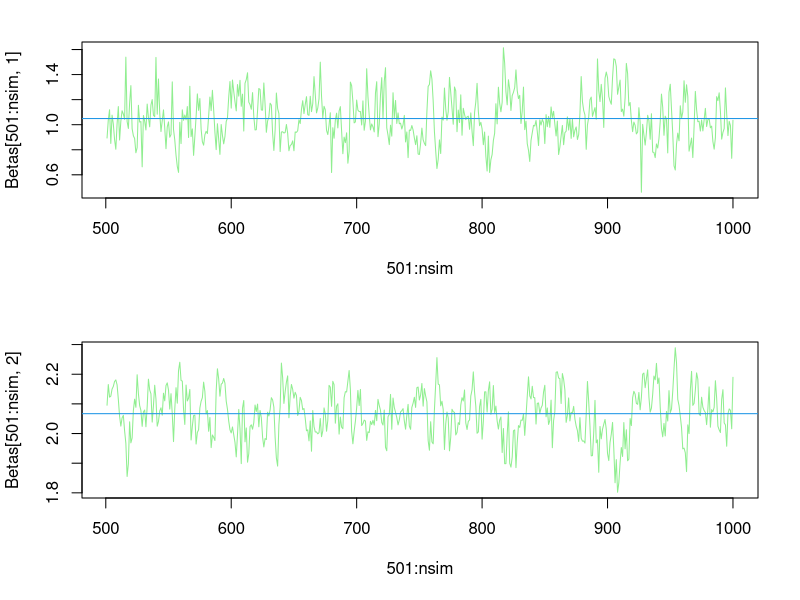

Write R code to recreate this figure.
# Random Slope Gibbs.r 
# Random Slope Time for UNBALANCED Longitudinal design
# Uses Sparse Matrix (SPAM) Routines to invert random effect covariance
# March 30, 2010
##################################

# Required Packages
library(mvtnorm)
library(lme4)
library(MCMCpack) # Iwish for udpating Sigma.b
library(spam)

###################
# GENERATE DATA  #
###################

set.seed(033010)

n<-100					# sample size
nis<-sample(1:10,n,replace=T) 	# number obs per subject 
id<-rep(1:n,nis)
N<-length(id)
k<-2						# Number of parms (including intercept)

############################################
# Covariate = Time of visit (1 to 40 days) #
############################################
t<-rep(0,N)
for (i in 1:n) t[id==i]<-sort(sample(1:40,nis[i]))
X<-cbind(rep(1,N),t)

##############
# Parameters #
##############
beta<-c(1,2.25)				# Fixed effects
sigma2<-2					# within-subj error variance
Sigma.b<-matrix(c(2,1,1,2),2,2)	# random effect cov

#############
# Random Fx #
#############
b<-rmvnorm(n,sigma=Sigma.b)		# Random effects
b1<-rep(b[,1],nis)			# Concatenate to length N
b2<-rep(b[,2],nis)

############
# Response #
############
y<-X%*%beta+b1+b2*X[,2]+rnorm(N,0,sqrt(sigma2)) 

fit<-lmer(y~X-1+(t|id))  		# RMLE Fit

###########
# Priors  #
###########
beta0<-rep(0,k)			# Prior Mean for beta
prec0<-diag(.01,k)		# Prior Precision Matrix of beta (vague), independent
d0<-g0<-.001			    # Hyperpriors for tau
nu0<-3				        # DF for Wishart prior on Sigma.b
c0<-diag(2)			    # Scale matrix for IW Prior on Sigma.b

#########
# Inits #
#########
tau<-1				      # Error precision = 1/sigma2
b<-rep(0,2*n)			# Random effects (int and slope)
Taub<-diag(2)			# Random Effects Prec Matrix
beta<-rep(0,k)			# Posterior mean and var of beta
Z<-matrix(0,N,2*n)	# Random effect design used for updating b
for (i in 1:n) Z[id==i,(2*(i-1)+1):(2*i)]<-X[id==i,]

#################
# Store Results #
#################
nsim<-1000 
Betas<-matrix(0,nsim,k)	# Fixed Effects
taus<-rep(0,nsim)		# Error Precision Parms
Sigma.bs<-matrix(0,nsim,4)	# Random effect Cov

###############################
# Fixed Posterior Hyperparms 	#
#    for tau and taub		#
###############################
d<-d0+N/2
nu<-nu0+n				# NOTE: nu0 + n NOT n/2 as in gamma distbn

###################
# GIBBS SAMPLER	#
################### 
tmp<-proc.time()
for (i in 1:nsim) {
  # Update Beta 
  vbeta<-solve(prec0+tau*crossprod(X,X))
  bstar<-b-mean(b)			# Center b to reduce correlation with beta 
  # and improve mixing
  mbeta<-vbeta%*%(prec0%*%beta0 + tau*crossprod(X,y-Z%*%bstar))
  Betas[i,]<-beta<-c(rmvnorm(1,mbeta,vbeta))
  
  # Update b
  precb<-diag(n)%x%Taub+tau*crossprod(Z,Z)  # Posterior Precision
  mb<-tau*crossprod(Z,y-X%*%beta)           # Likelihood Contribution to Post. Mean
  b<- rmvnorm.canonical(1,mb,precb)[1,]     # Update without inverting 
  bmat<-matrix(b,ncol=2,byrow=T)  			     # Put in n x 2 matrix form for updating taub
  
  # Update tau
  zb<-Z%*%b		
  g<-g0+crossprod(y-X%*%beta-zb,y-X%*%beta-zb)/2
  taus[i]<-tau<-rgamma(1,d,g)
  
  # Update Taub 
  Sigma.b<-riwish(nu,c0+crossprod(bmat,bmat))
  Sigma.bs[i,]<-c(Sigma.b)  				# Store Sigma.b values
  Taub<-solve(Sigma.b)
  
  if (i%%50==0) print(i) 
} 
proc.time()-tmp
###########
# Results #
###########
mbeta<-apply(Betas[501:nsim,],2,mean)
msigma.e2<-mean(1/taus[510:nsim])
msigma.b2<-apply(Sigma.bs[501:nsim,],2,mean)
cat(c("REML Fit","\n"))
fit
cat(c("Posterior Mean of Beta = ",mbeta,"\n"))
cat(c("Posterior Mean of Sigma.e^2 = ",msigma.e2,"\n"))
cat(c("Posterior Mean of Sigma.b^2 = ",msigma.b2,"\n"))

par(mfrow=c(2,1), mar=c(5,4,2,2)+.1)
plot(501:nsim,Betas[501:nsim,1], type="l",col="lightgreen") 
abline(h=mbeta[1],col=4)
plot(501:nsim,Betas[501:nsim,2], type="l",col="lightgreen") 
abline(h=mbeta[2],col=4)
